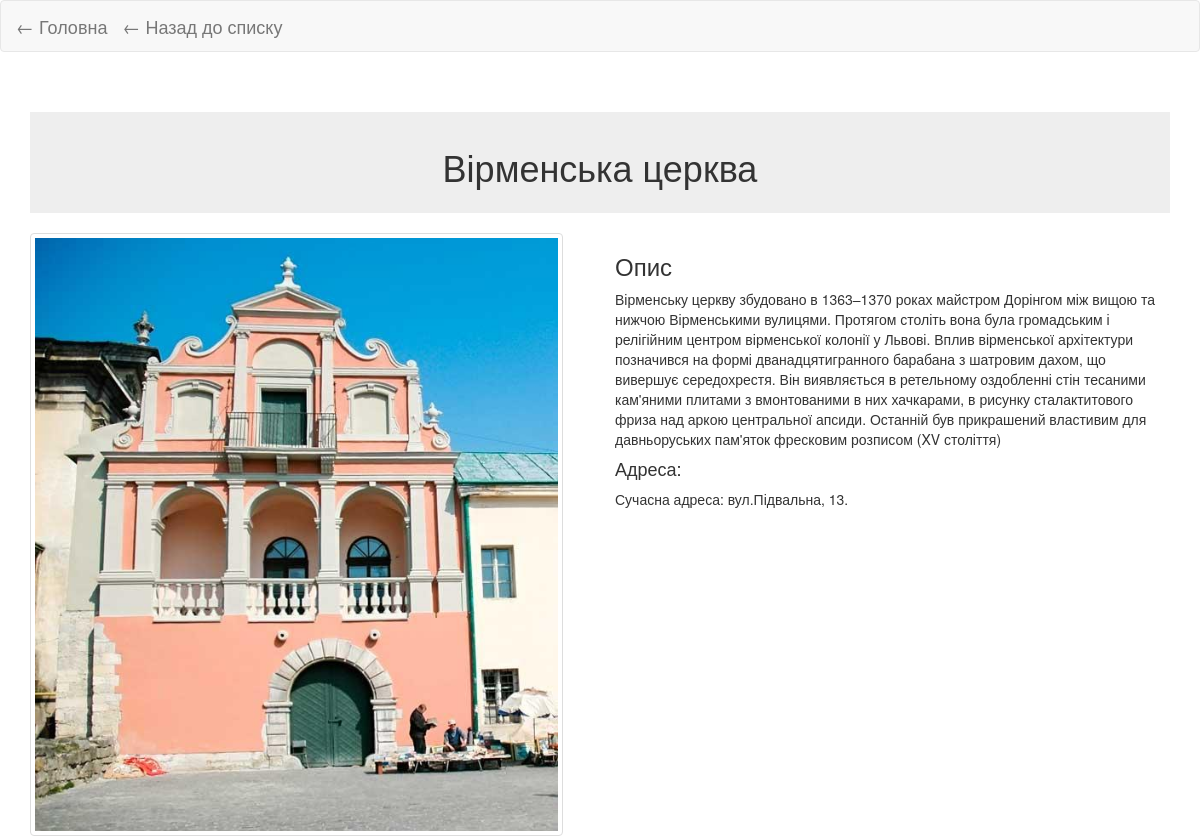
/obj/2/, run on the app's committed database.
### lvivarc/models.py (models this page shows, shortened)
class  ArcObj(models.Model):
    objName = models.CharField(max_length=100)
    objType = models.ForeignKey(ArcType, on_delete=models.CASCADE, default=1)
    descr = models.TextField()
    image = models.ImageField(upload_to="", blank=True)
    curAddr = models.CharField(max_length=60)

### lvivarc/views.py (the view)
# urls.py: re_path(r'^obj/(?P<obj_id>\d+)/', views.arcobj, name="arcobj"),
def arcobj(request, obj_id):
    obj = get_object_or_404(ArcObj, id=obj_id)
    return render(request, "arcobj.html", {"obj": obj})

### lvivarc/templates/arcobj.html (shortened to what this page needs)
<!DOCTYPE html>
<html lang="uk">
<head>
    {% load static %}
    <link rel="stylesheet" href="https://maxcdn.bootstrapcdn.com/bootstrap/3.3.7/css/bootstrap.min.css">
</head>
<body>
<nav class="navbar navbar-default">
    <div class="container-fluid">
        <div class="navbar-header">
            <a class="navbar-brand" href="{% url 'index' %}">← Головна</a>
            <a class="navbar-brand" href="{% url 'arclist' obj.objType.id %}">← Назад до списку</a>
        </div>
    </div>
</nav>
<div class="container">
    <div class="page-header text-center" style="background-color: #eeeeee; padding: 15px;">
        <h1>{{ obj.objName }}</h1>
    </div>
    <div class="row">
        <div class="col-md-6">
            {% if obj.image %}
                <img src="{% static 'media/' %}{{ obj.image.name|urlencode }}"
                     alt="{{ obj.objName }}"
                     class="img-responsive img-thumbnail">
            {% else %}
                <p><i>Фото відсутнє</i></p>
            {% endif %}
        </div>
        <div class="col-md-6">
            <h3>Опис</h3>
            <p>{{ obj.descr }}</p>
            <h4>Адреса:</h4>
            <p>{{ obj.curAddr }}</p>
        </div>
    </div>
</div>
</body>
</html>

### data on the page
ArcObj: objName "Вірменська церква", image.name|urlencode (picture), descr "Вірменську церкву збудовано в 1363–1370 роках майстром Дорінгом між вищою та нижчою Вірменськими вулицями. Протягом століть вона була громадським і релігійним центром вірменської колонії у Львові. Вплив вірменської архітектури позначився на формі дванадцятигранного барабана з шатровим дахом, що вивершує середохрестя. Він виявляється в ретельному оздобленні стін тесаними кам'яними плитами з вмонтованими в них хачкарами, в рисунку сталактитового фриза над аркою центральної апсиди. Останній був прикрашений властивим для давньоруських пам'яток фресковим розписом (XV століття)", curAddr "Сучасна адреса: вул.Підвальна, 13."
